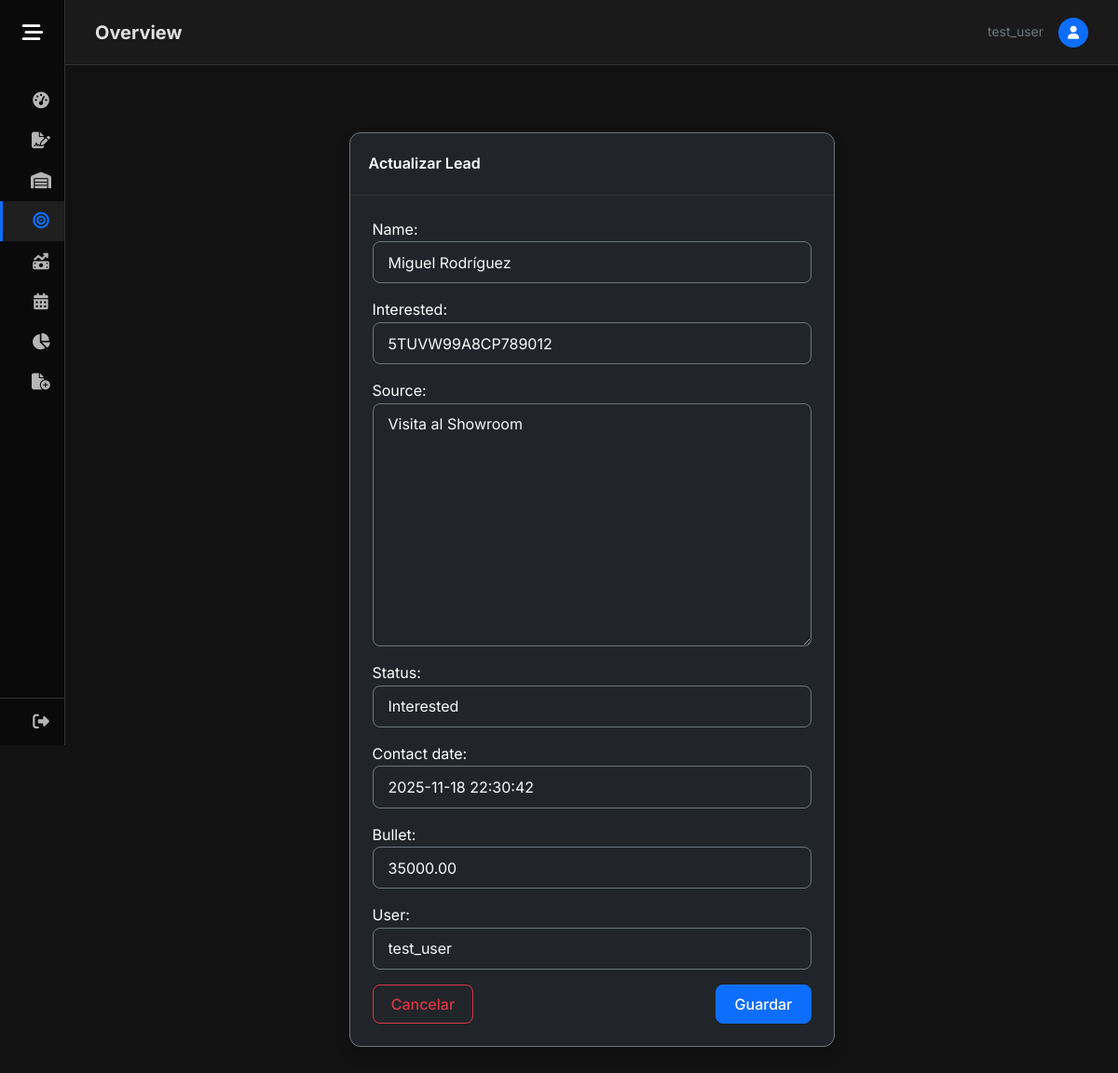
Page /leads_update/3 (signed in) on the earlier database version.
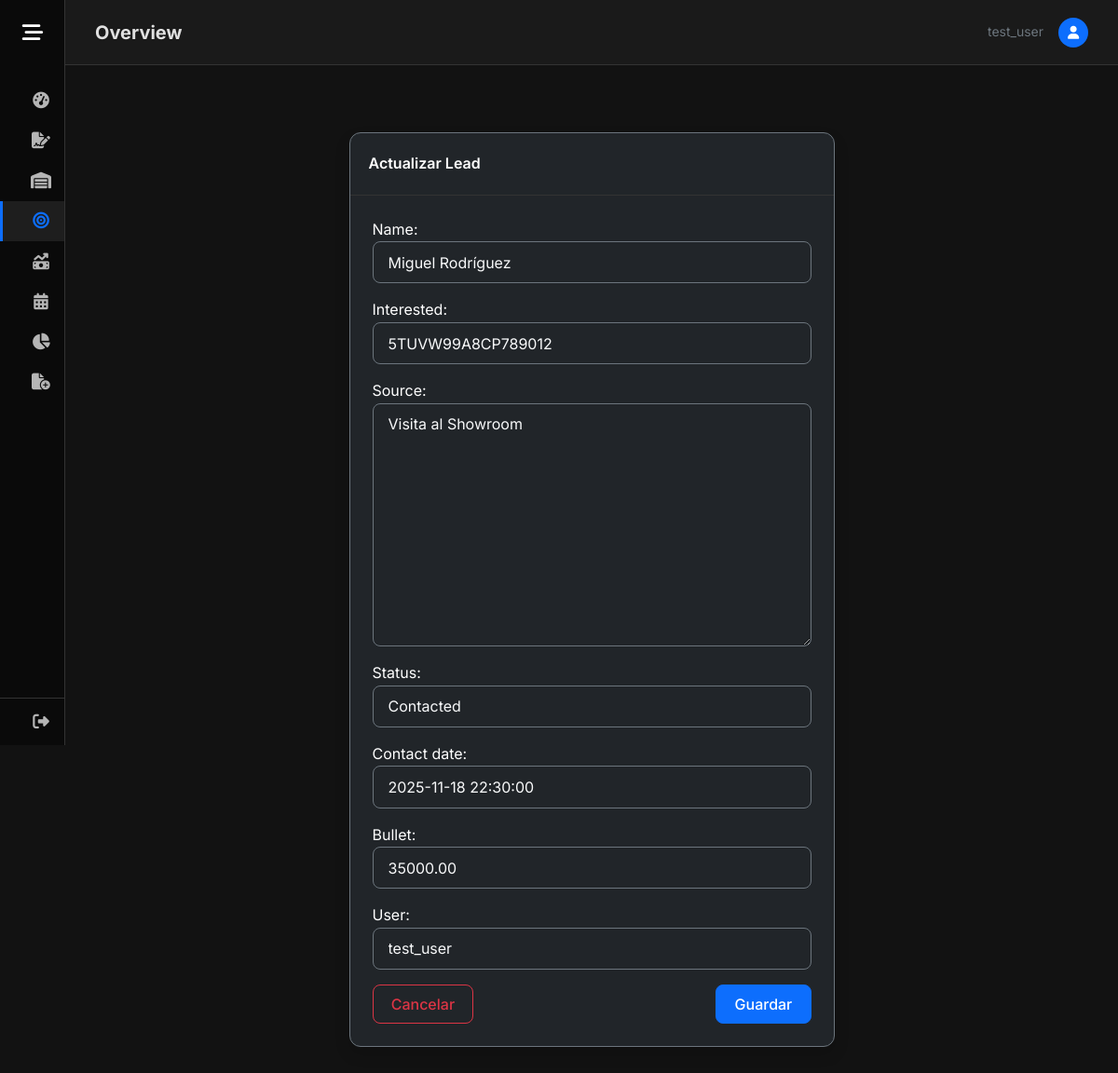
Same page on the later database version.
### GDMFX/models.py (models this page shows, shortened)
class Leads(models.Model):
    name = models.CharField(max_length=150)
    interested = models.ForeignKey(Vehicles, on_delete=models.SET_NULL, null=True, blank=True)
    source = models.CharField(max_length=150)
    LEAD_STATUS_CHOICES = [
        ('Interested', 'Interested'),
        ('Contacted', 'Contacted'),
        ('Qualified', 'Qualified'),
    ]
    status = models.CharField(max_length=20, choices=LEAD_STATUS_CHOICES, default='Interested')
    user = models.ForeignKey(User, on_delete=models.SET_NULL, null=True, blank=True)
    contact_date = models.DateTimeField(null=True, blank=True)
    bullet = models.DecimalField(max_digits=12, decimal_places=2, null=True, blank=True)

### GDMFX/views.py (the view, shortened to what this page needs)
# urls.py: path('leads_update/<int:id_lead>', views.update_lead, name='update_lead'),
@login_required
def update_lead(request, id_lead):
    lead = get_object_or_404(Leads, pk=id_lead, user=request.user)
    if request.method == 'GET':
        form = LeadsForm(instance=lead)
        form.fields['user'].queryset = User.objects.filter(pk = request.user.pk)
        form.fields['user'].initial = request.user
        return render(request, 'update_lead.html', {'form': form})

### GDMFX/forms.py
class LeadsForm(ModelForm):
    class Meta:
        model = Leads
        fields = ['name', 'interested', 'source', 'status', 'contact_date', 'bullet', 'user']
        widgets = {
            'name': forms.TextInput(attrs={'class': 'form-control bg-dark border-secondary text-light', 'PlaceHolder': 'Lead Name'}),
            'source': forms.Textarea(attrs={'class': 'form-control bg-dark border-secondary text-light', 'PlaceHolder': 'How you find about us...'}),
            'contact_date': forms.DateTimeInput(attrs={'class': 'form-control bg-dark border-secondary text-light datetimepicker', 'placeholder': 'Select Date & Time'}),
            'bullet': forms.NumberInput(attrs={'class': 'form-control bg-dark border-secondary text-light', 'placeholder': 'Bullet'}),
            'interested': forms.Select(attrs={'class': 'form-control bg-dark border-secondary text-light'}),
            'status': forms.Select(attrs={'class': 'form-control bg-dark border-secondary text-light'}),
            'user': forms.Select(attrs={'class': 'form-control bg-dark border-secondary text-light'})
        }

### GDMFX/models.py (called while the page is built)
    def __str__(self) -> str:
        return self.vin

### GDMFX/templates/update_lead.html (shortened to what this page needs)
{% extends 'base.html' %}
{% block content %}
<div class="container mt-3">
    <div class="card shadow border-secondary bg-dark text-white" style="width: 50%; margin: 0 auto;">
        <div class="card-header">Actualizar Lead</div>
        <div class="card-body">
            <form method="post">
                {{ form.as_p }}
                <div class="d-flex justify-content-between">
                    <a href="{% url 'leads' %}" class="btn btn-outline-danger">Cancelar</a>
                    <button type="submit" class="btn btn-primary">Guardar</button>
                </div>
            </form>
        </div>
    </div>
</div>
{% endblock %}

Differences in the rows shown:
changed Leads "Miguel Rodríguez": status "Interested" → "Contacted"; contact_date "2025-11-18 22:30:42" → "2025-11-18 22:30:00"
